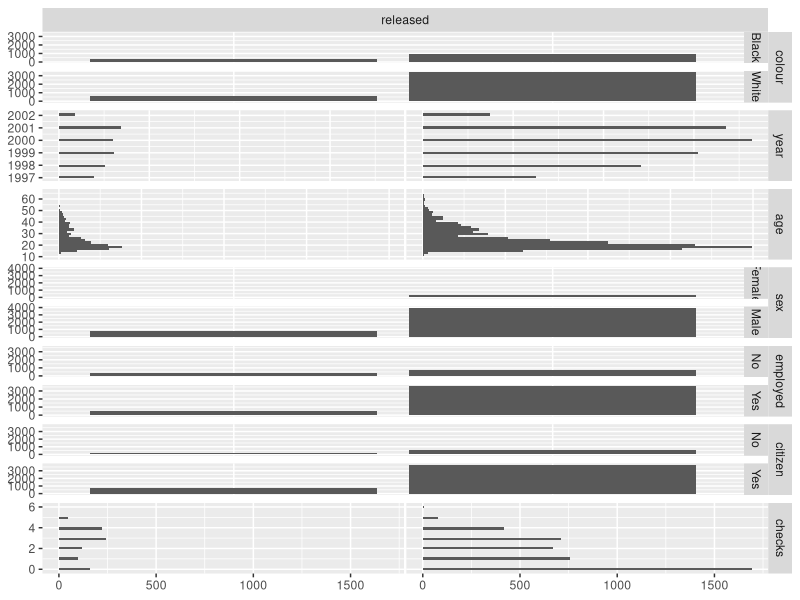

R code for this plot:
## ---- chunk 1
library(ggplot2)
library(GGally)
library(gridExtra)
library(effects)  # Contains the 'Arrests' dataset
library(cowplot)
library(effects)  # For 'Arrests' dataset
data("Arrests")
## ---- chunk 2
ggpairs_focus <- function(data, target_column, title = NULL, save_pdf = FALSE, pdf_name = "column_relationships.pdf") {
  
  # Ensure target column exists
  if (!target_column %in% names(data)) {
    stop(paste("Target column '", target_column, "' not found in the data frame"))
  }
  
  # Get all variables except the target column
  other_vars <- setdiff(names(data), target_column)
  
  # Generate full ggpairs plot
  full_plot <- ggpairs(data, columns = c(target_column, other_vars))
  
  # Extract the first column of the pair plot (excluding diagonal)
  num_vars <- length(other_vars)
  extracted_plots <- vector("list", num_vars)
  
  for (i in seq_len(num_vars)) {
    extracted_plots[[i]] <- full_plot[i + 1, 1]  # Select only first column (excluding diagonal)
  }
  
  # Maintain proper ggmatrix spacing
  focused_plot <- ggmatrix(
    extracted_plots,
    nrow = num_vars, 
    ncol = 1,
    xAxisLabels = colnames(data[target_column]), 
    yAxisLabels = colnames(data[other_vars])
  )
  
  # Save to PDF if requested
  if (save_pdf) {
    ggsave(pdf_name, focused_plot, width = 6, height = 3 * num_vars, limitsize = FALSE)
    message(paste("Plot saved to", pdf_name))
  }
  
  return(focused_plot)
}
## ---- chunk 3
ggpairs_focus(Arrests, target_column = "released")
